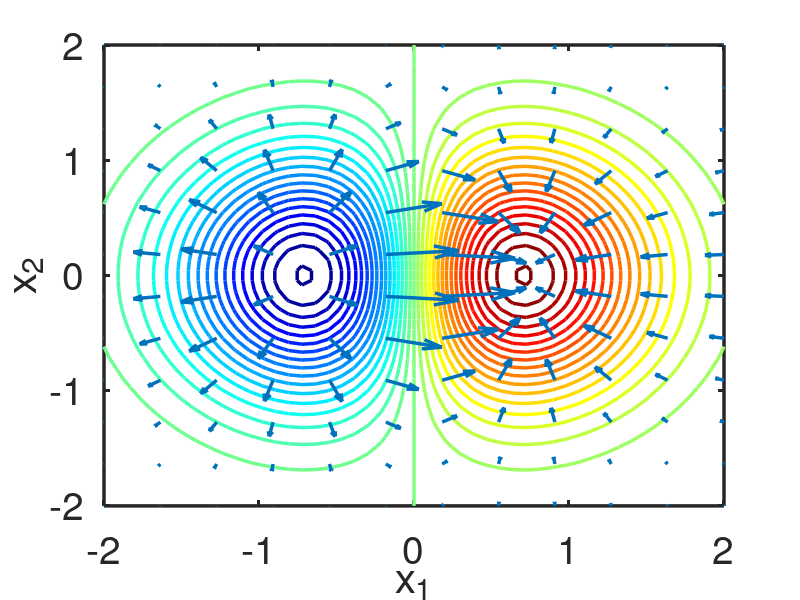

Write the MATLAB code that produced this figure.
%
DAT.MARKERSIZE=12;
DAT.FONTSIZE=28;
DAT.LINEWIDTH=2.5;

AMP=2;

[XX,YY] = meshgrid(linspace(-AMP,AMP,48));
ZZ = XX.*exp(-XX.^2 - YY.^2);

[X,Y] = meshgrid(linspace(-AMP,AMP,12));
Z = X.*exp(-X.^2 - Y.^2);
[DX,DY] = gradient(Z,4,4);


contour(XX,YY,ZZ,-0.5:0.025:0.5,'linewidth',DAT.LINEWIDTH);
colormap(jet)
hold on
h1=quiver(X,Y,DX,DY,'linewidth',DAT.LINEWIDTH);
set(h1,'AutoScale','on', 'AutoScaleFactor', 1)
hold off
colormap(jet)
hx=xlabel('x_1');
set(hx,'fontsize',DAT.FONTSIZE);
hy=ylabel('x_2');
set(hy,'fontsize',DAT.FONTSIZE);
colormap(jet)
%view([30, 20])
set(gca,'fontsize',DAT.FONTSIZE)
set(gca,'linewidth',DAT.LINEWIDTH)
print(gcf,'gradient.eps','-deps',['-F:' num2str(DAT.FONTSIZE)])

